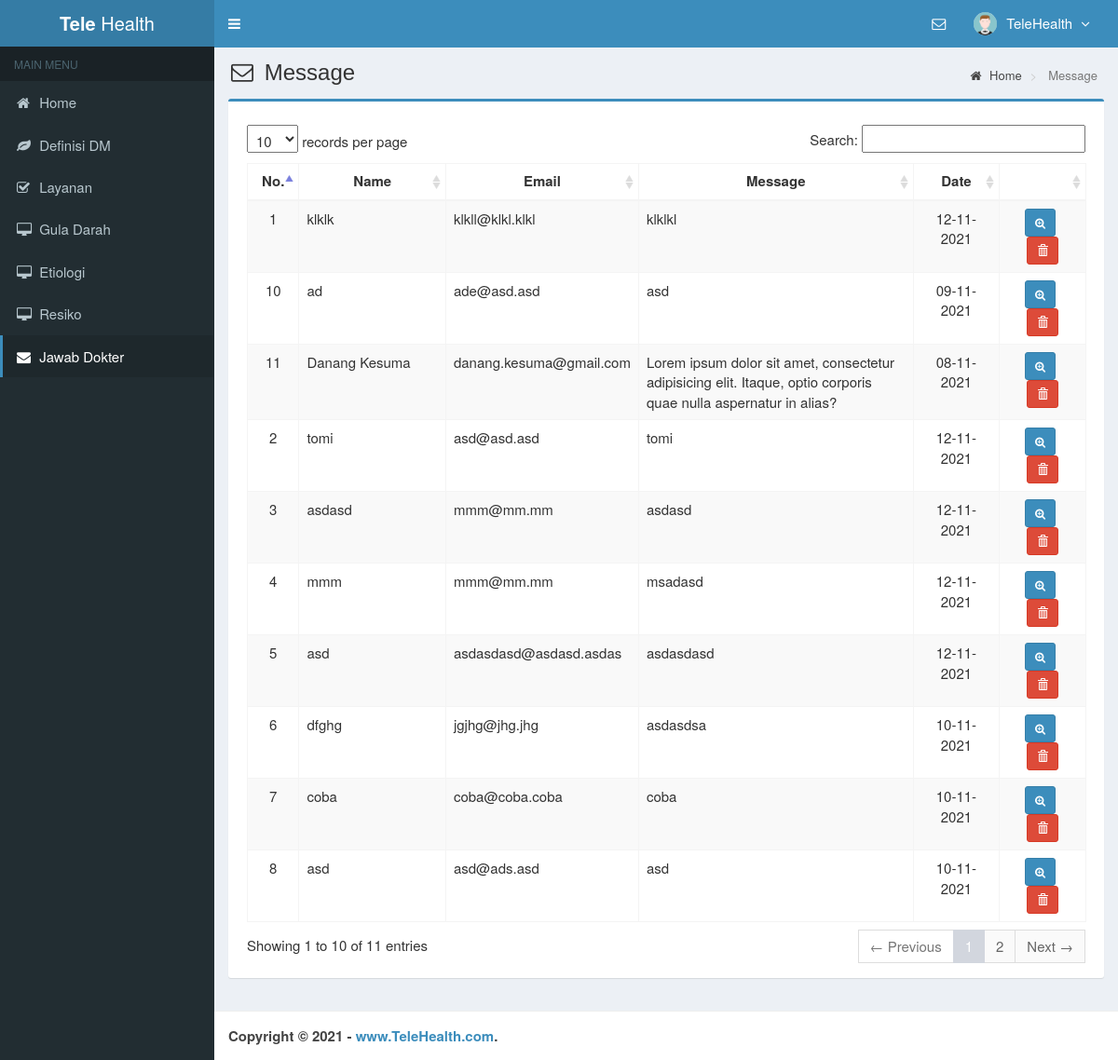
/admin/main.php?module=message (signed in), run on the app's committed database.
### tables this page shows
CREATE TABLE `is_message` (
  `message_id` int(11) NOT NULL,
  `date` timestamp NOT NULL DEFAULT CURRENT_TIMESTAMP ON UPDATE CURRENT_TIMESTAMP,
  `name` varchar(30) NOT NULL,
  `email` varchar(30) NOT NULL,
  `message` text NOT NULL,
  `status` enum('y','n') NOT NULL DEFAULT 'n'
);

### admin/modules/message/view.php (the view, shortened to what this page needs)
<section class="content-header">
  <h1>
    <i class="fa fa-envelope-o icon-title"></i> Message
  </h1>
  <ol class="breadcrumb">
    <li><a href="?module=home"><i class="fa fa-home"></i> Home </a></li>
    <li class="active"> Message </li>
  </ol>
</section>
<section class="content">
  <div class="row">
    <div class="col-md-12">
      <div class="box box-primary">
        <div class="box-body">
          <table id="dataTables1" class="table table-bordered table-striped table-hover">
            <thead>
              <tr>
                <th class="center">No.</th>
                <th class="center">Name</th>
                <th class="center">Email</th>
                <th class="center">Message</th>
                <th class="center">Date</th>
                <th></th>
              </tr>
            </thead>
            <tbody>
            <?php
            $no = 1;
            $query = mysqli_query($mysqli, "SELECT * FROM is_message ORDER BY message_id DESC")
                                            or die('Ada kesalahan pada query tampil data message: '.mysqli_error($mysqli));
            while ($data = mysqli_fetch_assoc($query)) {
              $tgl  = substr($data['date'],0,10);
              $exp  = explode('-',$tgl);
              $date = $exp[2]."-".$exp[1]."-".$exp[0];
              if ($data['status']=='y') {
                $warna = "";
              } else {
                $warna = "#fcf8e3";
              }
              echo "<tr style='background:$warna'>
                      <td width='40' class='center'>$no</td>
                      <td width='150'>$data[name]</td>
                      <td width='120'>$data[email]</td>
                      <td width='300'>$data[message]</td>
                      <td width='80' class='center'>$date</td>
                      <td class='center' width='80'>
                        <div>
                          <a data-toggle='tooltip' data-placement='top' title='Details' style='margin-right:5px' class='btn btn-primary btn-sm' href='modules/message/proses.php?act=update_status&id=$data[message_id]'>
                              <i style='color:#fff' class='fa fa-search-plus'></i>
                          </a>";
            ?>
                          <a data-toggle="tooltip" data-placement="top" title="Delete" class="btn btn-danger btn-sm" href="modules/message/proses.php?act=delete&id=<?php echo $data['message_id'];?>" onclick="return confirm('Are you sure you want to delete the messages from <?php echo $data['name']; ?> ?');">
                              <i style="color:#fff" class="glyphicon glyphicon-trash"></i>
                          </a>
            <?php
              echo "    </div>
                      </td>
                    </tr>";
              $no++;
            }
            ?>
            </tbody>
          </table>
        </div>
      </div>
    </div>
  </div>
</section><!-- /.content

### admin/assets/css/style.css (style rules this page uses)
.content-header { padding: 15px 18px 0; position: relative; }
.content-header > .breadcrumb { background: transparent none repeat scroll 0 0; border-radius: 2px; float: right; font-size: 13px; margin-bottom: 0; margin-top: 0; padding: 7px 12px; position: absolute; right: 10px; top: 15px; }
.center { text-align:center; }
.icon-title { margin-right: 5px; }
body { background-color: #fff; color: #333; font-size: 15px; line-height: 1.42857; }

### data on the page
is_message: name "klklk", email "klkll@klkl.klkl", message "klklkl", date "12-11-2021"
is_message: name "tomi", email "asd@asd.asd", message "tomi", date "12-11-2021"
is_message: name "asdasd", email "mmm@mm.mm", message "asdasd", date "12-11-2021"
is_message: name "mmm", email "mmm@mm.mm", message "msadasd", date "12-11-2021"
is_message: name "asd", email "asdasdasd@asdasd.asdas", message "asdasdasd", date "12-11-2021"
is_message: name "dfghg", email "jgjhg@jhg.jhg", message "asdasdsa", date "10-11-2021"
is_message: name "coba", email "coba@coba.coba", message "coba", date "10-11-2021"
is_message: name "asd", email "asd@ads.asd", message "asd", date "10-11-2021"
is_message: name "ad", email "ade@asd.asd", message "asd", date "09-11-2021"
is_message: name "Danang Kesuma", email "danang.kesuma@gmail.com", message "Lorem ipsum dolor sit amet, consectetur adipisicing elit. Itaque, optio corporis quae nulla aspernatur in alias?", date "08-11-2021"

### other printed values
$_SESSION['fullname'] "TeleHealth"
